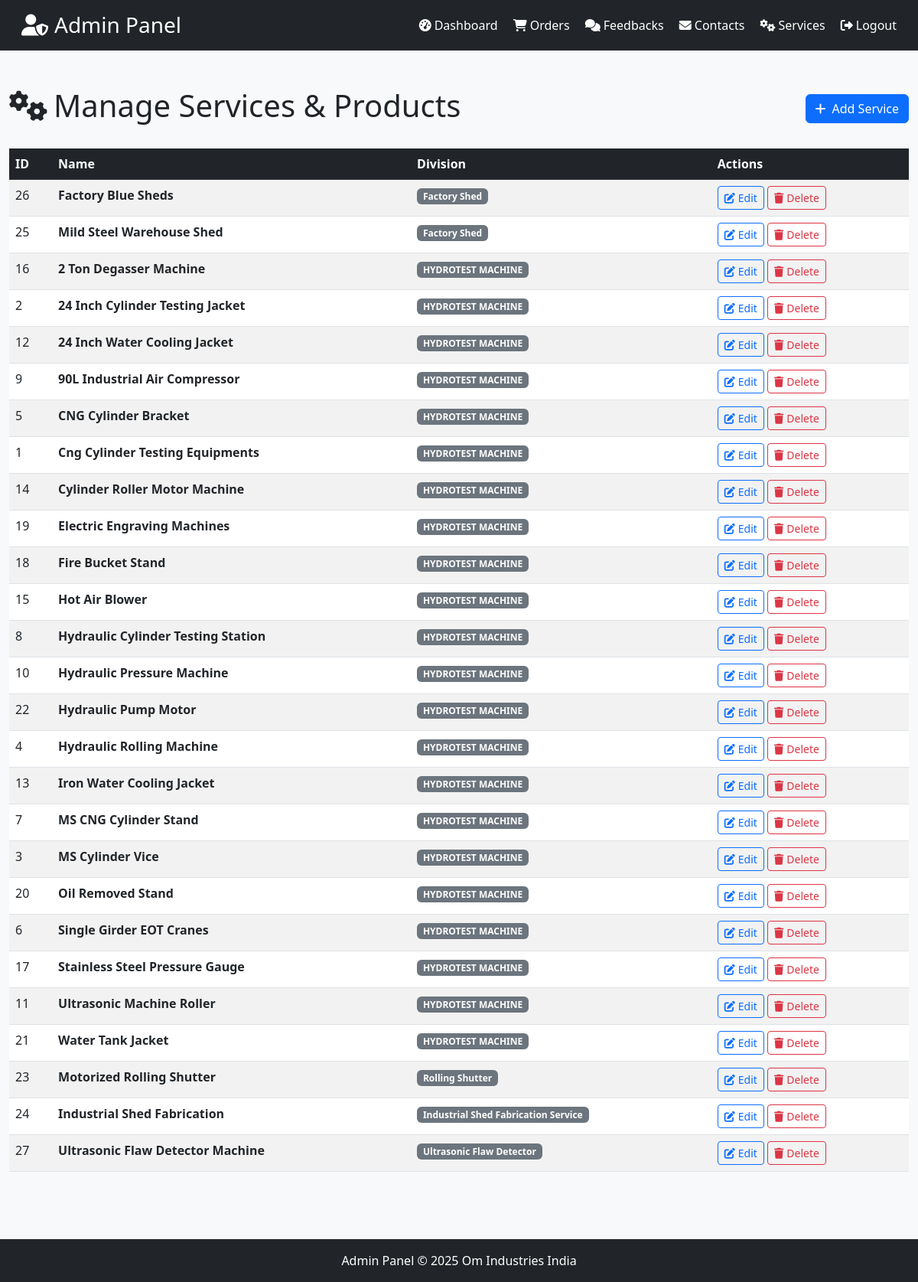
/admin/services (signed in), run on the app's committed database.
### tables this page shows
CREATE TABLE services (
            id INTEGER PRIMARY KEY AUTOINCREMENT,
            name TEXT NOT NULL,
            slug TEXT NOT NULL UNIQUE,
            division TEXT NOT NULL,
            division_id TEXT NOT NULL,
            short_desc TEXT,
            description TEXT,
            price TEXT NOT NULL,
            image TEXT DEFAULT 'image/manufacture.jpg',
            sort_order INTEGER DEFAULT 0,
            created_at TIMESTAMP DEFAULT CURRENT_TIMESTAMP
        , gallery_images TEXT);

### app.py (the view)
@app.route("/admin/services")
def admin_services():
    if not session.get('admin_logged_in'):
        return redirect(url_for('admin_login'))
    conn = _db_connection()
    cursor = execute_query(conn, "SELECT * FROM services ORDER BY division_id, sort_order, name")
    services_list = cursor.fetchall()
    conn.close()
    services = [dict(r) if not isinstance(r, dict) else r for r in (services_list or [])]
    return render_template("admin/pages/services.html", title="Manage Services", services=services, divisions=DIVISIONS)

### app.py (called while the page is built)
def execute_query(conn, query, params=None):
    if USE_POSTGRES:
        cursor = conn.cursor()
        if params:
            if '?' in query:
                query = query.replace('?', '%s')
            cursor.execute(query, params)
        else:
            cursor.execute(query)
        return cursor
    else:
        if params:
            return conn.execute(query, params)
        else:
            return conn.execute(query)

### templates/admin/pages/services.html (shortened to what this page needs)
{% extends "admin/base_admin.html" %}
{% block content %}
<div class="container-fluid py-4">
  <div class="d-flex justify-content-between align-items-center mb-4 flex-wrap gap-2">
    <h1><i class="fas fa-cogs me-2"></i>Manage Services & Products</h1>
    <a href="{{ url_for('admin_service_add') }}" class="btn btn-primary">
      <i class="fas fa-plus me-2"></i>Add Service
    </a>
  </div>
  {% if services %}
  <div class="table-responsive">
    <table class="table table-striped table-hover">
      <thead class="table-dark">
        <tr>
          <th>ID</th>
          <th>Name</th>
          <th>Division</th>
          <th>Actions</th>
        </tr>
      </thead>
      <tbody>
        {% for svc in services %}
        <tr>
          <td>{{ svc.id }}</td>
          <td><strong>{{ svc.name }}</strong></td>
          <td><span class="badge bg-secondary">{{ svc.division }}</span></td>
          <td>
            <a href="{{ url_for('admin_service_edit', service_id=svc.id) }}" class="btn btn-sm btn-outline-primary">
              <i class="fas fa-edit me-1"></i>Edit
            </a>
            <form action="{{ url_for('admin_service_delete', service_id=svc.id) }}" method="POST" class="d-inline" onsubmit="return confirm('Delete this service?');">
              <button type="submit" class="btn btn-sm btn-outline-danger">
                <i class="fas fa-trash me-1"></i>Delete
              </button>
            </form>
          </td>
        </tr>
        {% endfor %}
      </tbody>
    </table>
  </div>
  {% else %}
  <div class="alert alert-info">
    <i class="fas fa-info-circle me-2"></i>No services yet. <a href="{{ url_for('admin_service_add') }}">Add your first service</a>.
  </div>
  {% endif %}
</div>
{% endblock %}

### templates/admin/base_admin.html (style rules this page uses)
body { background-color: #f8f9fa; }

### data on the page
services: id "26", name "Factory Blue Sheds", division "Factory Shed"
services: id "25", name "Mild Steel Warehouse Shed", division "Factory Shed"
services: id "16", name "2 Ton Degasser Machine", division "HYDROTEST MACHINE"
services: id "2", name "24 Inch Cylinder Testing Jacket", division "HYDROTEST MACHINE"
services: id "12", name "24 Inch Water Cooling Jacket", division "HYDROTEST MACHINE"
services: id "9", name "90L Industrial Air Compressor", division "HYDROTEST MACHINE"
services: id "5", name "CNG Cylinder Bracket", division "HYDROTEST MACHINE"
services: id "1", name "Cng Cylinder Testing Equipments", division "HYDROTEST MACHINE"
services: id "14", name "Cylinder Roller Motor Machine", division "HYDROTEST MACHINE"
services: id "19", name "Electric Engraving Machines", division "HYDROTEST MACHINE"
services: id "18", name "Fire Bucket Stand", division "HYDROTEST MACHINE"
services: id "15", name "Hot Air Blower", division "HYDROTEST MACHINE"
services: id "8", name "Hydraulic Cylinder Testing Station", division "HYDROTEST MACHINE"
services: id "10", name "Hydraulic Pressure Machine", division "HYDROTEST MACHINE"
services: id "22", name "Hydraulic Pump Motor", division "HYDROTEST MACHINE"
services: id "4", name "Hydraulic Rolling Machine", division "HYDROTEST MACHINE"
services: id "13", name "Iron Water Cooling Jacket", division "HYDROTEST MACHINE"
services: id "7", name "MS CNG Cylinder Stand", division "HYDROTEST MACHINE"
services: id "3", name "MS Cylinder Vice", division "HYDROTEST MACHINE"
services: id "20", name "Oil Removed Stand", division "HYDROTEST MACHINE"
services: id "6", name "Single Girder EOT Cranes", division "HYDROTEST MACHINE"
services: id "17", name "Stainless Steel Pressure Gauge", division "HYDROTEST MACHINE"
services: id "11", name "Ultrasonic Machine Roller", division "HYDROTEST MACHINE"
services: id "21", name "Water Tank Jacket", division "HYDROTEST MACHINE"
services: id "23", name "Motorized Rolling Shutter", division "Rolling Shutter"
services: id "24", name "Industrial Shed Fabrication", division "Industrial Shed Fabrication Service"
services: id "27", name "Ultrasonic Flaw Detector Machine", division "Ultrasonic Flaw Detector"
